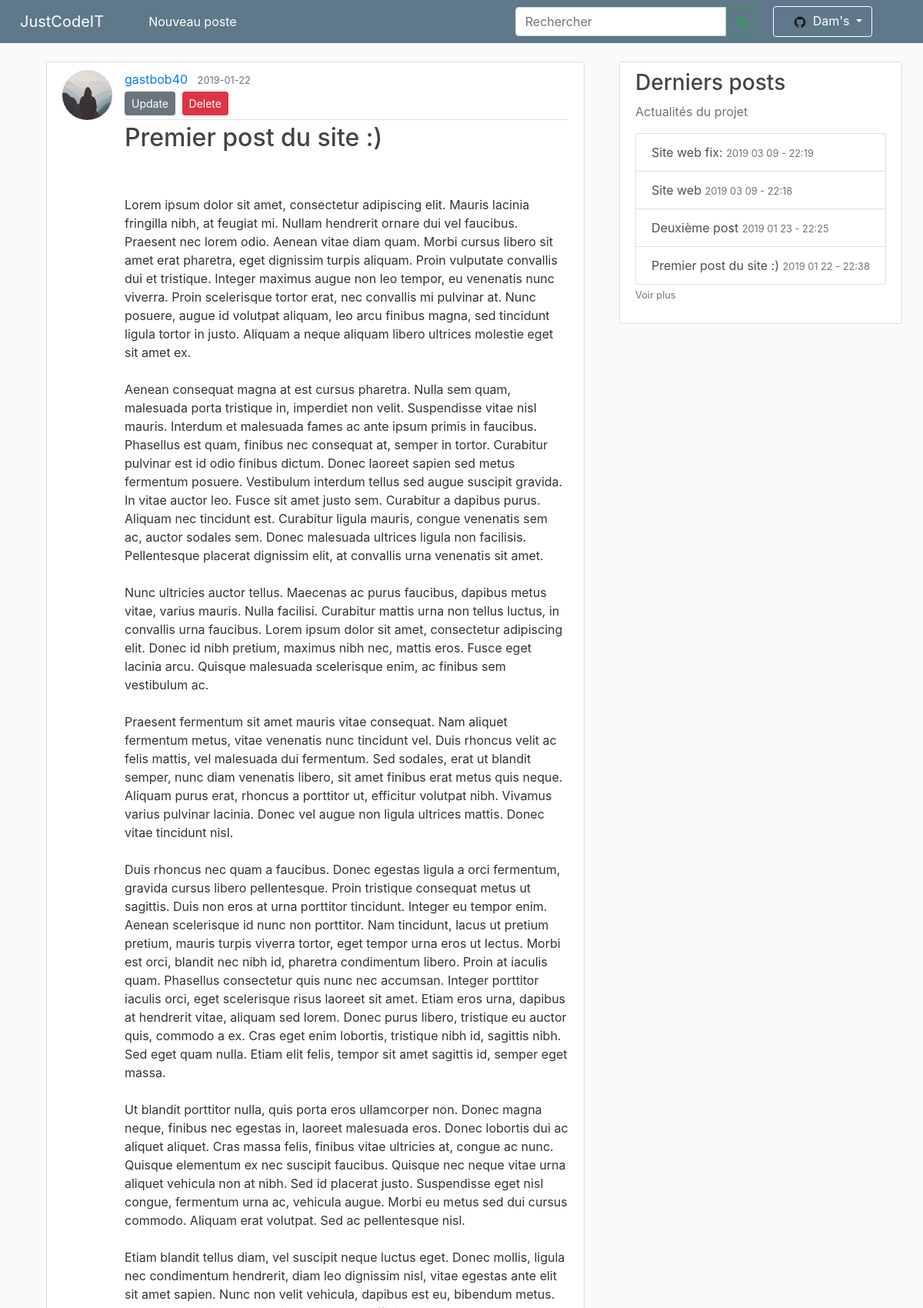
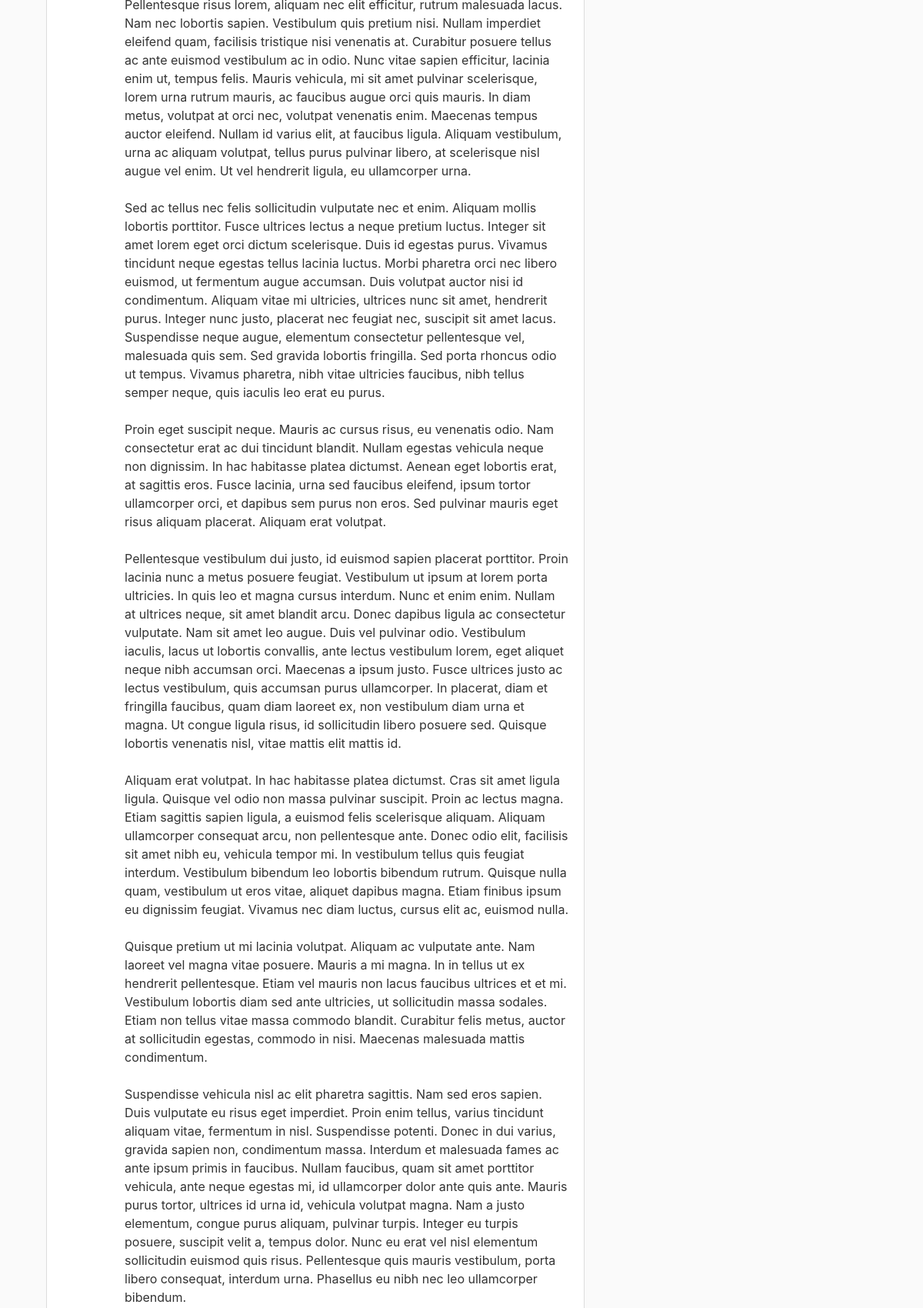
The app's page /post/1 (signed in, upper part) with its own data (2 pictures, top to bottom).
### site_jci/models.py (models this page shows, shortened)
class User(db.Model, UserMixin):
    id = db.Column(db.Integer, primary_key=True)
    username = db.Column(db.String(20), unique=True, nullable=False)
    password = db.Column(db.String(60), nullable=False)
    image_file = db.Column(db.String(20), nullable=False, default='default.jpg')
    permission = db.Column(db.String(40), nullable=False)
    posts = db.relationship('Post', backref='author', lazy=True)

class Post(db.Model):
    id = db.Column(db.Integer, primary_key=True)
    title = db.Column(db.String(100), nullable=False)
    date_posted = db.Column(db.DateTime, nullable=False, default=datetime.utcnow)
    content = db.Column(db.Text, nullable=False)
    user_id = db.Column(db.Integer, db.ForeignKey('user.id'), nullable=False)

### site_jci/routes.py (the view)
@app.route("/post/<int:post_id>")
def post(post_id):
    post = Post.query.get_or_404(post_id)
    return render_template('post.html', title=post.title, post=post)

### site_jci/models.py (called while the page is built)
@login_manager.user_loader
def load_user(user_id):
    return User.query.get(int(user_id))

### site_jci/routes.py (called while the page is built)
@app.context_processor
def context_processor():
    posts = db.session.query(Post).all()
    if current_user.is_authenticated:
        image_file = url_for('static', filename='profile_pics/' + current_user.image_file)
        return dict(posts=posts, image_file_user=image_file)
    return dict(posts=posts)

### site_jci/templates/post.html (shortened to what this page needs)
{% extends "layout.html" %}
{% block content %}
<main role="main" class="container">
    <article class="media content-section">
        <img class="rounded-circle article-img" src="{{ url_for('static', filename='profile_pics/' + post.author.image_file) }}">
        <div class="media-body">
            <div class="article-metadata">
                <a class="mr-2" href="{{ url_for('user_posts', username=post.author.username) }}">{{
                    post.author.username }}</a>
                <small class="text-muted">{{ post.date_posted.strftime('%Y-%m-%d') }}</small>
                {% if post.author == current_user or current_user.permission == "administrator" %}
                <div>
                    <a class="btn btn-secondary btn-sm mt-1 mb-1" href="{{ url_for('update_post', post_id=post.id) }}">Update</a>
                    <button type="button" class="btn btn-danger btn-sm m-1" data-toggle="modal" data-target="#deleteModal">Delete</button>
                </div>
                {% endif %}
            </div>
            <h2 class="article-title">{{ post.title }}</h2>
            <p class="article-content">{{ post.content }}</p>
        </div>
    </article>
</main>
{% endblock content %}

### site_jci/templates/layout.html (shortened to what this page needs)
<!DOCTYPE html>
<html lang="en">
<head>
    <link rel="stylesheet" href="https://stackpath.bootstrapcdn.com/bootstrap/4.1.3/css/bootstrap.min.css"
>
    <link rel="stylesheet" type="text/css" href="{{ url_for('static', filename='main.css') }}">
    <link rel="stylesheet" href="https://cdnjs.cloudflare.com/ajax/libs/font-awesome/4.7.0/css/font-awesome.min.css">
</head>
<body>
    <nav class="navbar navbar-expand-md navbar-dark bg-steel fixed-top">
        <a class="navbar-brand" style="margin:0 50px 0 10px" href="{{ url_for('homePage') }}">JustCodeIT</a>
        <div class="navbar-collapse collapse show" id="navbarsExample04" style="">
            <ul class="navbar-nav mr-auto">
                {% if current_user.is_authenticated %}
                <li class="nav-item active rm-lt">
                    <a class="nav-link" href="{{ url_for('new_post') }}">Nouveau poste<span class="sr-only">(current)</span></a>
                </li>
                {% endif %}
            </ul>
            <form class="form-inline my-2 my-md-0">
                <div class="" style="">
                    <input class="form-control " type="search" placeholder="Rechercher" aria-label="Search4" style=" border-top-right-radius:0;border-bottom-right-radius:0">
                    <button class="btn btn-outline-success rm-lt" type="" style="margin-left:
                            -4px;border-bottom-left-radius: 0%;border-top-left-radius:0 "><i
                            class="fa fa-search"></i></button>
                </div>
                <div class="navbar-nav rm-lt">
                    {% if current_user.is_authenticated %}
                    <li class="nav-item dropdown" style="margin-right:50px;">
                        <a class="btn btn-dark dropdown-toggle " style="margin-left:20px; background-color:#5f788a ;border-color: white"
                            href="#" id="navbarDropdown" role="button" data-toggle="dropdown" aria-haspopup="true"
                            aria-expanded="false">
                            <img class="rounded-circle account-img" src="{{ image_file_user }}" style="width: 2vw; height: 2vw; margin: 0px 0px 0px 10px">
                            {{ current_user.username }}
                            {% endif %}
                        </a>
                        {% if current_user.is_authenticated %}
                    </li>
                    {% else %}
                    <a class="nav-item nav-link" style="margin-left:50px;" href="{{ url_for('login') }}">Se connecter</a>
                    {% endif %}
                </div>
            </form>
        </div>
    </nav>
    <main role="main" class="container ">
        <div class="row">
            <div class="col-md-8">
                {% block content %}{% endblock %}
            </div>
            <div class="col-md-4">
                <div class="content-section info-list">
                    <h3>Derniers posts</h3>
                    <p class='text-muted'>Actualités du projet
                        <div class="list-group">
                            {% for post in posts|sort(attribute='date_posted', reverse = True) %}
                            {% if loop.index <= 6 %} <a href="/post/{{ post.id }}" class="list-group-item list-group-item-action">{{
                                post.title
                                }} <small class="text-muted">{{ post.date_posted.strftime('%Y %m %d - %H:%M') }}</small></a>
                                {% endif %}
                                {% endfor %}
                        </div>
                        <a class="text-muted" href="{{ url_for('list_posts') }}"><small>Voir plus</small></smal></a>
                    </p>
                </div>
            </div>
        </div>
    </main>
</html>

### site_jci/static/main.css (style rules this page uses)
body { background: #fafafa; color: #333333; margin-top: 5rem; }
h1, h2, h3, h4, h5, h6 { color: #444444; }
.bg-steel { background-color: #5f788a; }
.content-section { background: #ffffff; padding: 10px 20px; border: 1px solid #dddddd; border-radius: 3px; margin-bottom: 20px; }
.article-title { color: #444444; }
.article-content { white-space: pre-line; }
.article-img { height: 65px; width: 65px; margin-right: 16px; }
.article-metadata { padding-bottom: 1px; margin-bottom: 4px; border-bottom: 1px solid #e3e3e3 }
.account-img { height: 125px; width: 125px; margin-right: 20px; margin-bottom: 16px; }
.info-list { position: fixed; }

### records on screen
User: username "Dam's"
User: image_file (placeholder picture), author.username "gastbob40"
Post: date_posted "2019-01-22", title "Premier post du site :)", date_posted "2019 01 22 - 22:38"
Post: title "Site web fix:", date_posted "2019 03 09 - 22:19"
Post: title "Site web", date_posted "2019 03 09 - 22:18"
Post: title "Deuxième post", date_posted "2019 01 23 - 22:25"
